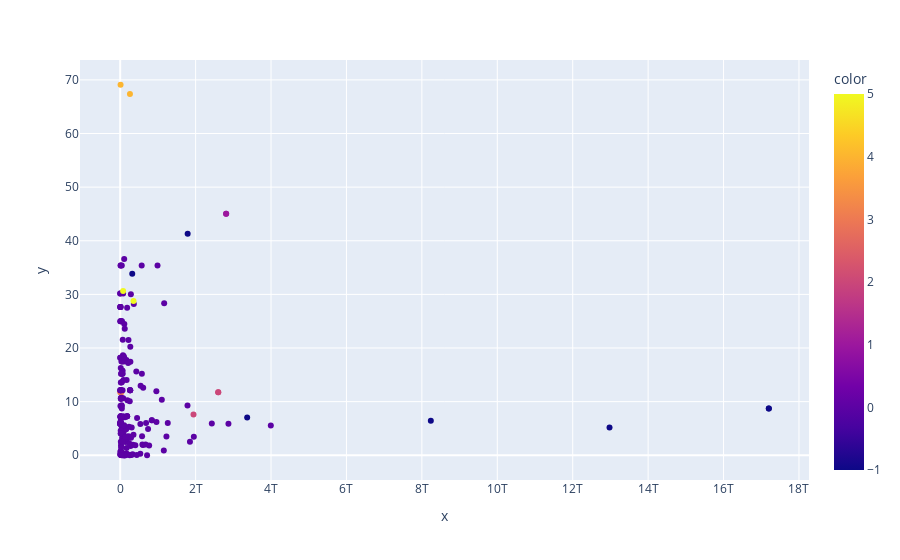

Notebook source saved alongside this figure:
### Code cell
fig = px.scatter(x=gdp, y=ren, color=shares['cluster'])
fig.show()

### Figure 1 — Plotly figure (JSON) as saved in the notebook; plotly's stock layout.template omitted (floating-point values rounded to 4 significant figures; data arrays with more than 128 entries replaced by an {"elided": "..."} marker saying what was removed)
{"data": [{"hovertemplate": "x=%{x}<br>y=%{y}<br>color=%{marker.color}<extra></extra>", "legendgroup": "", "marker": {"color": {"elided": "220 int values"}, "coloraxis": "coloraxis", "symbol": "circle"}, "mode": "markers", "name": "", "orientation": "v", "showlegend": false, "type": "scatter", "x": {"elided": "220 float values"}, "xaxis": "x", "y": {"elided": "220 float values"}, "yaxis": "y"}], "layout": {"coloraxis": {"colorbar": {"title": {"text": "color"}}, "colorscale": [[0, "#0d0887"], [0.1111, "#46039f"], [0.2222, "#7201a8"], [0.3333, "#9c179e"], [0.4444, "#bd3786"], [0.5556, "#d8576b"], [0.6667, "#ed7953"], [0.7778, "#fb9f3a"], [0.8889, "#fdca26"], [1, "#f0f921"]]}, "legend": {"tracegroupgap": 0}, "margin": {"t": 60}, "xaxis": {"anchor": "y", "domain": [0, 1], "title": {"text": "x"}}, "yaxis": {"anchor": "x", "domain": [0, 1], "title": {"text": "y"}}}}
